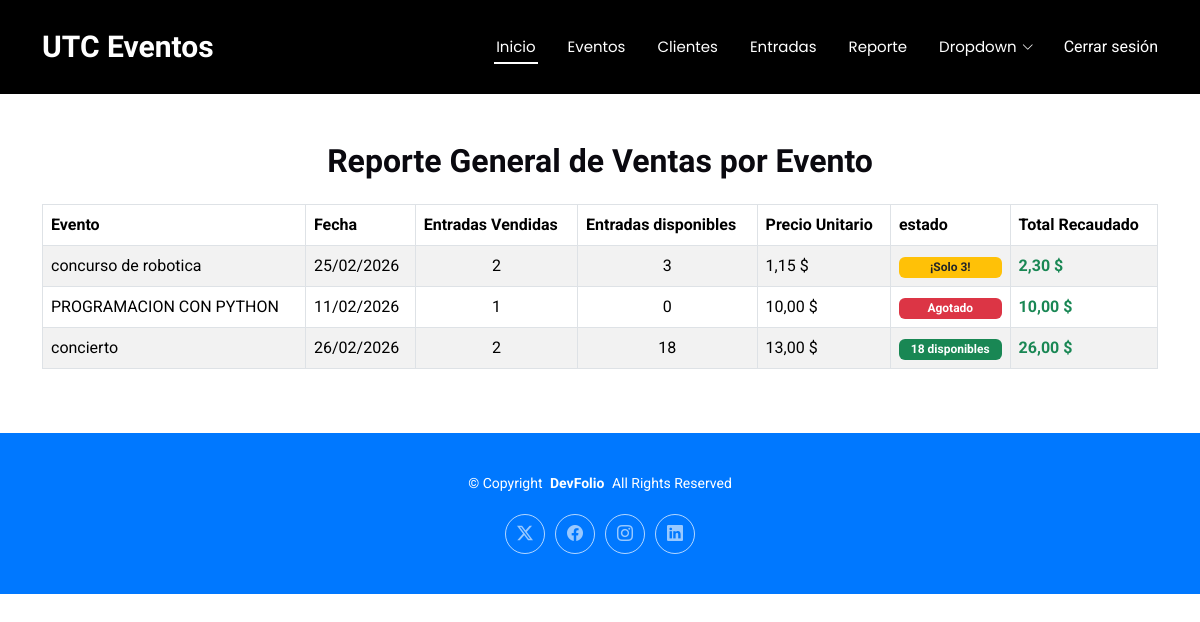
/reporte-ventas/ (signed in), run on the app's committed database.
### Aplicaciones/eventos/models.py (models this page shows)
class Evento(models.Model):
    nombre = models.CharField(max_length=200)
    fecha = models.DateField()
    hora_inicio = models.TimeField()
    capacidad_total = models.PositiveIntegerField()
    precio = models.DecimalField(max_digits=10, decimal_places=2)
    foto = models.FileField(upload_to='flayers')
    @property
    def entradas_disponibles(self):
        vendidas = self.entrada_set.count()
        return self.capacidad_total - vendidas

### Aplicaciones/eventos/views.py (the view)
# urls.py: path('reporte-ventas/', views.reporte_ventas, name='reporte_ventas'),
@login_required
def reporte_ventas(request):
    eventos_reporte = Evento.objects.annotate(
        entradas_vendidas=Count('entrada'),
        total_recaudado=Round(Sum(F('entrada__evento__precio')), 2)
    )
    return render(request, 'reporte.html', {'reporte': eventos_reporte})

### Aplicaciones/eventos/templates/reporte.html (shortened to what this page needs)
{% extends 'plantilla.html' %} {% block content %}
<main id="main-content" class="flex-fill container py-5">
<h2 class="text-center mb-4 fw-bold">Reporte General de Ventas por Evento</h2>
    <table id="tabla_reporte" class="table table-bordered table-striped">
      <thead class="table">
        <tr>
          <th>Evento</th>
          <th>Fecha</th>
          <th>Entradas Vendidas</th>
          <th>Entradas disponibles</th>
          <th>Precio Unitario</th>
          <th>estado</th>
          <th>Total Recaudado</th>
        </tr>
      </thead>
      <tbody>
        {% for e in reporte %}
        <tr>
          <td>{{ e.nombre }}</td>
          <td>{{ e.fecha|date:"d/m/Y" }}</td>
          <td class="text-center">{{ e.entradas_vendidas|default:0 }}</td>
          <td class="text-center">{{ e.entradas_disponibles }}</td>
          <td>{{ e.precio }} $</td>
          <td>
                    {% if e.entradas_disponibles <= 0 %}
                        <span class="badge bg-danger w-100">Agotado</span>
                    {% elif e.entradas_disponibles <= 10 %}
                        <span class="badge bg-warning text-dark w-100">¡Solo {{ e.entradas_disponibles }}!</span>
                    {% else %}
                        <span class="badge bg-success w-100">{{ e.entradas_disponibles }} disponibles</span>
                    {% endif %}
                </td>
          <td class="fw-bold text-success">
            {% if e.total_recaudado %}
                {{ e.total_recaudado|floatformat:2 }} $
            {% else %}
                0.00 $
            {% endif %}
         </td>
        </tr>
        {% endfor %}
      </tbody>
    </table>
</main>
    {% endblock %}

### entradas/static/tema/assets/css/main.css (style rules this page uses)
:root { --default-font: "Roboto", system-ui, -apple-system, "Segoe UI", Roboto, "Helvetica Neue", Arial, "Noto Sans", "Liberation Sans", sans-serif, "Apple Color Emoji", "Segoe UI Emoji", "Segoe UI Symbol", "Noto Color Emoji"; --heading-font: "Raleway", sans-serif; --nav-font: "Poppins", sans-serif; }
:root { --background-color: #ffffff; --default-color: #4e4e4e; --heading-color: #0a090f; --accent-color: #0078ff; --surface-color: #ffffff; --contrast-color: #ffffff; }
:root { --nav-color: #ffffff; --nav-hover-color: #ffffff; --nav-mobile-background-color: #ffffff; --nav-dropdown-background-color: #ffffff; --nav-dropdown-color: #212529; --nav-dropdown-hover-color: #0078ff; }
:root { scroll-behavior: smooth; }
body { color: var(--default-color); background-color: var(--background-color); font-family: var(--default-font); }
h1, h2, h3, h4, h5, h6 { color: var(--heading-color); font-family: var(--heading-font); }

### data on the page
Evento: nombre "concurso de robotica", fecha "25/02/2026", entradas_vendidas "2", entradas_disponibles "3", precio "1,15", total_recaudado "2,30"
Evento: nombre "PROGRAMACION CON PYTHON", fecha "11/02/2026", entradas_vendidas "1", entradas_disponibles "0", precio "10,00", shows "Agotado", total_recaudado "10,00"
Evento: nombre "concierto", fecha "26/02/2026", entradas_vendidas "2", entradas_disponibles "18", precio "13,00", total_recaudado "26,00"
